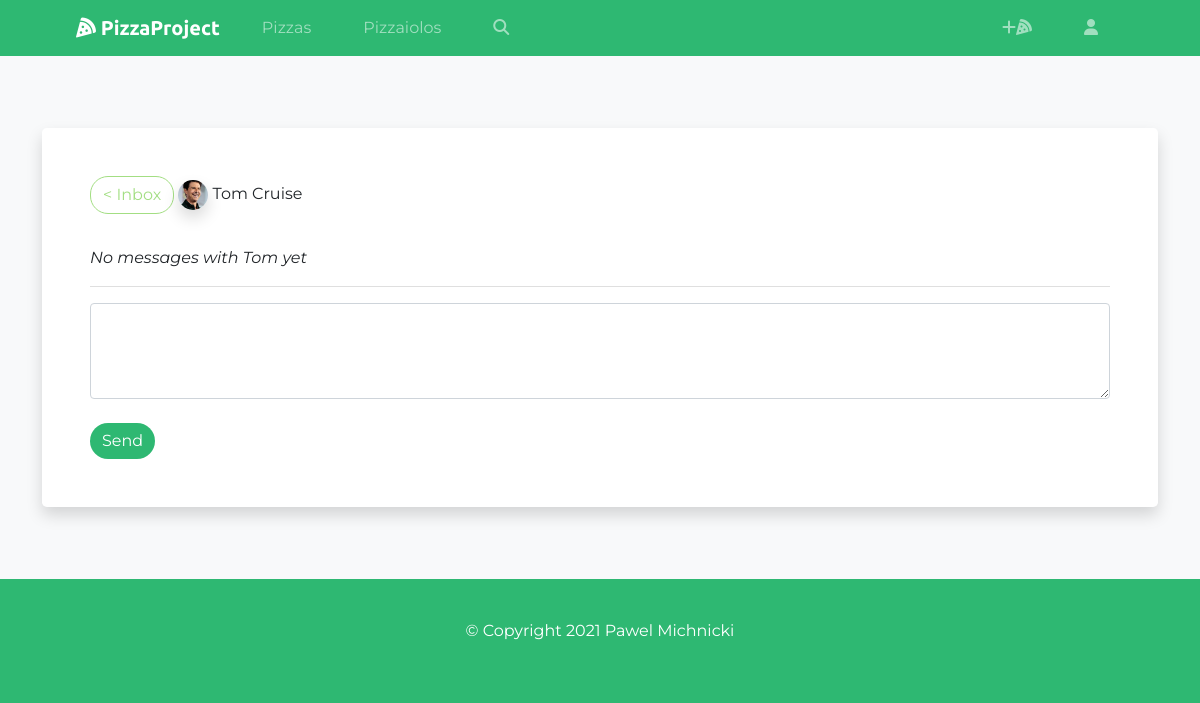
Page /pizzaiolos/inbox/6ccf874255e446bda0a6d35b935faef2/ (signed in) on the committed database.
### pizzaiolos/models.py (models this page shows, shortened)
class Pizzaiolo(models.Model):
    user = models.OneToOneField(User, on_delete=models.CASCADE)
    first_name = models.CharField(max_length=200, blank=True, null=True)
    last_name = models.CharField(max_length=200, blank=True, null=True)
    email = models.EmailField(max_length=500, blank=True, null=True)
    username = models.CharField(max_length=200, blank=True, null=True)
    location = models.CharField(max_length=200, blank=True, null=True)
    bio = models.TextField(blank=True, null=True)
    oven = models.CharField(max_length=200, blank=True, null=True)
    mixer = models.CharField(max_length=200, blank=True, null=True)
    profile_img = models.ImageField(null=True, blank=True, upload_to='pizzaiolos/', default='pizzaiolos/user-default.png')
    social_instagram = models.CharField(max_length=200, blank=True, null=True)
    social_facebook = models.CharField(max_length=200, blank=True, null=True)
    created = models.DateTimeField(auto_now_add=True)
    id = models.UUIDField(default=uuid.uuid4, unique=True, primary_key=True, editable=False)
    class Meta:
        ordering = ['last_name']
    @property
    def name(self):
        name_string = f"{self.first_name} {self.last_name}"
        return name_string
    @property
    def unread(self):
        count = int(self.messages.filter(is_read=False).count())
        return count

class Message(models.Model):
    sender = models.ForeignKey(Pizzaiolo, on_delete=models.SET_NULL, null=True)
    recipient = models.ForeignKey(Pizzaiolo, on_delete=models.SET_NULL, null=True, related_name="messages")
    body = models.TextField()
    is_read = models.BooleanField(default=False)
    created = models.DateTimeField(auto_now_add=True)
    id = models.UUIDField(default=uuid.uuid4, unique=True, primary_key=True, editable=False)
    class Meta:
        ordering = ["-created"]

### pizzaiolos/views.py (the view, shortened to what this page needs)
# urls.py: path('inbox/<str:pk>/', views.conversation, name="conversation"),
@login_required(login_url='login')
def conversation(request, pk):
    form = MessageForm()
    recipient = request.user.pizzaiolo
    sender = Pizzaiolo.objects.get(id=pk)
    conversation = Message.objects.filter(Q(sender=sender, recipient=recipient) | Q(sender=recipient, recipient=sender)).order_by('created')
    not_read = recipient.messages.filter(sender=sender, is_read=False)
    if not_read:
        for message in not_read:
            message.is_read = True
            message.save()
    if conversation:
        latest_id = conversation.latest('created').id
    else:
        latest_id = ""
    context = {
        "form": form,
        "sender": sender,
        "conversation": conversation,
        "latest": latest_id,
    }
    return render (request, 'pizzaiolos/message.html', context)

### pizzaiolos/forms.py
class MessageForm(ModelForm):
    class Meta:
        model = Message
        fields = ["body"]
    def __init__(self, *args, **kwargs):
        super(MessageForm, self).__init__(*args, **kwargs)
        for name, field in self.fields.items():
            field.widget.attrs.update({'class': 'form-control'})

### pizzaiolos/templates/pizzaiolos/message.html (shortened to what this page needs)
{% extends 'main.html' %}
{% load static %}
{% block content %}
<div class="container py-5">
<div class="row rounded-row">
    <div class="col-lg-12">
        <div class="h-100 p-5 bg-white rounded-3 shadow">
            <a href="{% url 'inbox' %}" class="btn back-btn">< Inbox</a><a href="{% url 'pizzaiolo' sender.id %}" class="link-dark"> <img src="{{ sender.profile_img.url }}" width="30px" height="30px" class="rounded-circle shadow"/> {{ sender.name }}</a>
            <div class="comment-list overflow-auto" id="comments">
                {% if conversation %}
                    {% for message in conversation %}
                        {% if message.sender != request.user.pizzaiolo  %}
                                <div class="row comment" id="{{ message.id }}">
                                    <div class="col-sm-2 user-photo">
                                        <a href="{% url 'pizzaiolo' message.sender.id %}"><img src="{{ message.sender.profile_img.url }}" width="50px" height="50px" class="rounded-circle shadow"/></a>
                                    </div>
                                    <div class="col-sm-10 rounded-3 p-3 comment-field comment-not-owner">
                                        <p class="comment-date">{{ message.created }}</p>
                                        {{ message.body|linebreaksbr }}
                                    </div>
                                </div>
                        {% else %}
                                <div class="row comment" id="{{ message.id }}">
                                    <div class="col-sm-10 rounded-3 p-3 comment-field comment-owner">
                                        <p class="comment-date">{{ message.created }}</p>
                                        {{ message.body|linebreaksbr }}
                                    </div>
                                    <div class="col-sm-2 user-photo">
                                        <a href="{% url 'pizzaiolo' message.sender.id %}"><img src="{{ message.sender.profile_img.url }}" width="50px" height="50px" class="rounded-circle shadow"/></a>
                                    </div>
                                </div>
                        {% endif %}
                    {% endfor %}
                <div id="latest-message"></div>
                {% else %}
                <em>No messages with {{ sender.first_name }} yet</em>
                {% endif %}
            </div>
            <hr>
            <div class="add-comment" id="send-message">
            <form action="#{{ latest }}" method="POST">
                {% for field in form %}
                    {{ field }}
                {% endfor %}
                <br>
                <input class="btn btn-primary dark-green-btn" type="submit" value="Send"/>
            </form>
            </div>
        </div>
    </div>
</div>
</div>
{% endblock content %}

### static/css/styles.css (style rules this page uses)
html,body,wrapper { width: 100%; height: 100%; margin: 0px; padding: 0px; overflow-x: hidden; }
body { padding-top: 3.5rem; font-family: 'Montserrat'; background-color: #2EB872; }
img { object-fit: cover; }
hr { color: grey; }
.link-dark { text-decoration: none; }
.dark-green-btn { background-color: #2EB872; border: none; color: white; border-radius: 18px; }
.back-btn { color: #A3DE83; border: 1px solid #A3DE83; border-radius: 18px; }
.rounded-row { margin-top: 24px; margin-bottom: 24px; }
.add-comment .form-control { height: 6rem; }
.comment-list { margin-top: 2rem; max-height: 26rem; }

### rows in the picture
Pizzaiolo: profile_img (picture), name "Tom Cruise", first_name "Tom"
